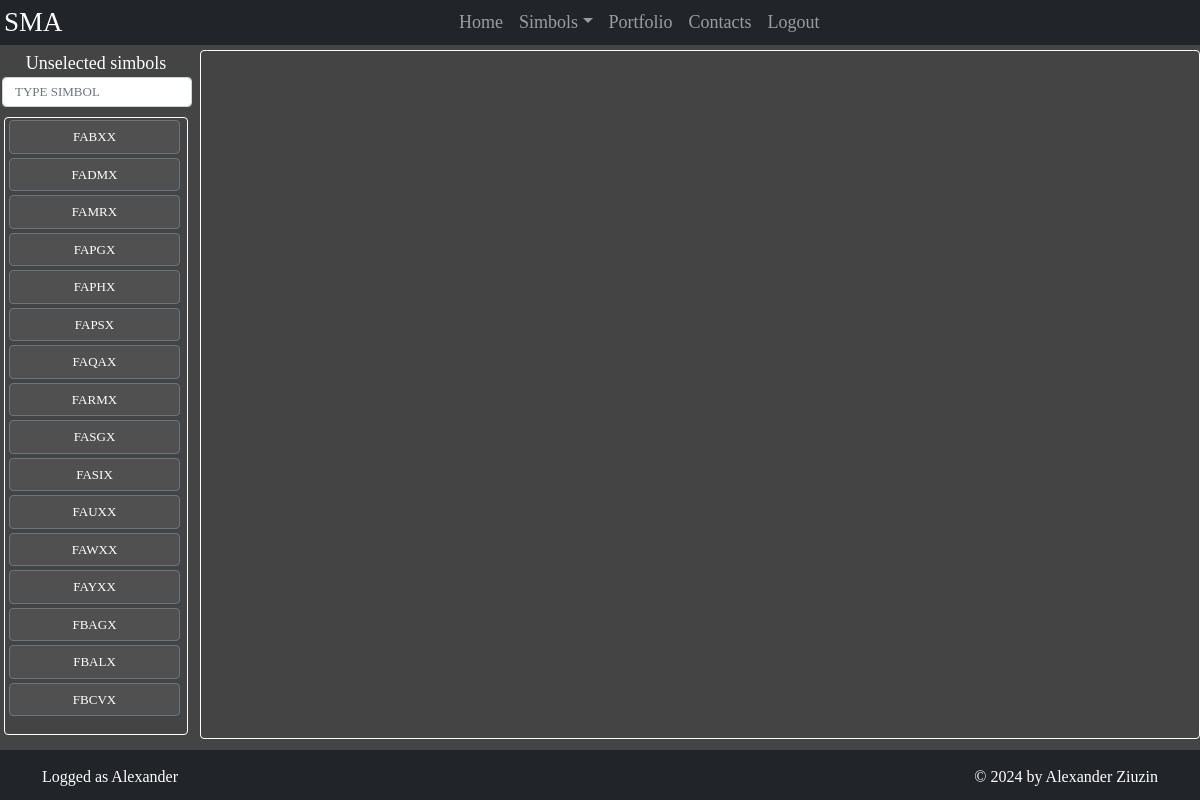
Page /simbols?listtype=unselected&simbol= (signed in) on the committed database.
### app/models.py (models this page shows, shortened)
class Simbol(db.Model):
    __tablename__ = 'simbol'
    simbol = db.Column(db.String(10), primary_key = True)
    title = db.Column(db.String(100))
    category = db.Column(db.String(20))
    ytd = db.Column(db.Float)
    oneyearreturn = db.Column(db.Float)
    threeyearreturn = db.Column(db.Float)
    fiveyearreturn = db.Column(db.Float)
    tenyearreturn = db.Column(db.Float)
    lifeoffundreturn = db.Column(db.Float)
    netto = db.Column(db.Float)
    gross = db.Column(db.Float)
    overall = db.Column(db.Float)

class User(UserMixin, db.Model):
    __tablename__ = 'user'
    id = db.Column(db.String(100), primary_key=True)
    email = db.Column(db.String(80), unique=True)
    username = db.Column(db.String(100), unique=True)
    password_hash = db.Column(db.String())
    admin = db.Column(db.Boolean)

### app/views.py (the view, shortened to what this page needs)
@app.route("/simbols")
def simbols():
   if not current_user.is_authenticated:
       return render_template("home.html", user = current_user)
   plots_img = "/static/images/empty_plots.png"
   if request.args:
      req = request.args
      listtype = req["listtype"]
      simbol   = req["simbol"]
      simbols=[]
      selected_simbol_data = db.session.query(Simbol).filter(Simbol.simbol == simbol).first()
      try:
         if listtype == "portfolio":
            subquery = db.session.query(UserSimbol.simbol).filter(UserSimbol.userid == current_user.id, UserSimbol.listtype == 1).subquery()
            simbols = db.session.query(Simbol).filter(Simbol.simbol.in_(subquery)).order_by(Simbol.simbol).all()
         if listtype == "watchlist":
            subquery = db.session.query(UserSimbol.simbol).filter(UserSimbol.userid == current_user.id, UserSimbol.listtype == 2).subquery()
            simbols = db.session.query(Simbol).filter(Simbol.simbol.in_(subquery)).order_by(Simbol.simbol).all()
         if listtype == "unselected":
            subquery = db.session.query(UserSimbol.simbol).filter(UserSimbol.userid == current_user.id).subquery()
            simbols = db.session.query(Simbol).filter(Simbol.simbol.notin_(subquery)).order_by(Simbol.simbol).all()
         if simbol == '':
            if "simbol" in session:
               session.pop("simbol")
         return render_template("simbols.html", simbols = simbols,
                                 selected_simbol = req["simbol"],
                                 selected_simbol_data = selected_simbol_data,
                                 user = current_user,
                                 listtype = req["listtype"], plots_image = plots_img)
      except Exception as ex:
          return render_template("error.html", user = current_user, error_descr = ex.args)

### app/userlogin.py (called while the page is built)
@login.user_loader
def load_user(id):
    return User.query.get(str(id))

### app/templates/simbols.html (shortened to what this page needs)
{% extends "base.html" %}
{% block main %}
<div class = "container-fluid">
    <div id = "main-row" class = "row">
        <div class = "col-sm-2 left-column">
            <div class = "row simbols-list-header">
                {% if listtype == "unselected" %}
                 Unselected simbols
                {% endif %}
            </div>
            <div class = "row">
                <input id = "simbol-search" type="text" class = "form-control search-simbol-input"
                    placeholder="Type simbol">
            </div>
            <div class = "row">
                <div class = "col-sm simbols-list-border" >
                <ul id = "list-of-simbols" class = "simbols-list">
                    {% for simbol in simbols %}
                    <li>
                        <button type="button" class="btn  btn-secondary shadow-none simbol-button"
                        onclick="simbol_button_click(event)">
                            {{simbol.simbol}}
                        </button>
                    </li>
                    {% endfor %}
                </ul>
                </div>
            </div>
        </div>
        <div class = "col-sm-10 right-column">
            <div id = "plots-header" class = "row">
                <div class="col-sm text-center">
                </div>
            </div>
            <div id = "plots-body" class = "row" style="background-image: url('{{plots_image}}')">
                <div id = "plots-body-message" class = "col-sm text-center"></div>
            </div>
            <div id = "plots-footer" class = "row">
                <div class = "col-sm-6">
                </div>
                <div class = "col-sm-6">
                    <div class="float-end">
                    </div>
            </div>
        </div>
    </div>
</div>
{% endblock %}

### app/templates/base.html (shortened to what this page needs)
<!DOCTYPE html>
<html lang="en" dir="ltr">
    <head>
        <link rel="stylesheet" type="text/css" href="/static/css/bootstrap.min.css"/>
        <link rel="stylesheet" type="text/css" href="/static/css/style.css" />
	</head>
    <body >
      <header class="container-sm">
        <nav class="navbar navbar-expand-sm navbar-dark bg-dark fixed-top navigation" >
          <a id = "brand-icon" class="navbar-brand cinzel-400" href="#">SMA</a>
          <div class="collapse navbar-collapse justify-content-center" id="navbarCollapse">
            <ul class="navbar-nav">
              <li class = "nav-item">
                <a class="nav-link {% if pageName == 'Home' %} active {% endif %}" aria-current="page" href="/">Home</a>
              </li>
              {% if user.is_authenticated %}
              <li class = "nav-item dropdown">
               <a class="nav-link dropdown-toggle href="#"
                 id="navbarDropdownGalleries" role="button" data-bs-toggle="dropdown"
                 aria-expanded="false">Simbols</a>
              </li>
              <li class = "nav-item">
                <a class="nav-link {% if pageName == 'Works' %} active {% endif %}" href="/portfolio">Portfolio</a>
              </li>
              {% endif %}
              <li class = "nav-item">
                <a class="nav-link {% if pageName == 'Contacts' %} active {% endif %}" href="/contacts">Contacts</a>
              </li>
              <li class = "nav-item">
                {% if user.is_authenticated %}
                  <a class="nav-link {% if pageName == 'Login' %} active {% endif %}" href="/logout">Logout</a>
                {% else %}
                  <a class="nav-link {% if pageName == 'Logout' %} active {% endif %}" href="/login">Login</a>
                {% endif %}
              </li>
            </ul>
          </div>
        </nav>
      </header>
      <main id="main">
          {% block main %}
          {% endblock %}
      </main>
      <footer class = "d-flex align-items-center">
        <div  class = "container">
          <div class = "row ">
            <div class = "col-sm-6">
              <div class = "d-flex justify-content-start">
                {% if user.is_authenticated %}
                  Logged as {{user.username}}
                {% endif %}
              </div>
            </div>
            <div class = "col-sm-6" >
              <div class = "d-flex justify-content-end">
                © 2024 by Alexander Ziuzin
              </div>
            </div>
          </div>
        </div>
      </footer>
    </body>
</html>

### app/static/css/style.css (style rules this page uses)
* { margin: 0; padding: 0; }
html { visibility:hidden; }
body { color: #566787;background-color:rgb(68, 68, 68); font-family: "HvDTrial_Brandon_Grotesque_regular"; font-size: large; }
.cinzel-400 { font-family: 'Cinzel'; font-size: 1.5em; font-weight: 400; color:White; }
.navigation { height: 45px; padding-top: 0px; padding-bottom: 0px; }
#main { width: 100%; margin-top: 50px; margin-left: 0px; margin-right: 0px; }
footer { position:fixed; bottom: 0; width:100%; height: 50px; background-color:rgb(33, 37, 41); text-align: center; padding-top: 5px; color: white; font-size:medium; padding-top: 3px; }
#brand-icon { margin-left: 4px; }
.col-sm { margin: 4px; }
#main-row { margin-top: 50px; color: white; }
.left-column { align-items: center; padding-right: 20px; }
.right-column { padding-left: 10px; border: 1px solid white; border-radius: 4px; }
#plots-body { height: 100px; background-position: center; background-size: contain; background-repeat: no-repeat; margin: 2px; flex-grow: 1; }
#plots-footer { margin: 0px; }
.simbols-list { list-style-type: none; align-items: center; justify-content: center; overflow-y:scroll; overflow-x: hidden; margin-left: -30px; }
.simbols-list-border { border: 1px solid white; border-radius: 4px; margin-top: 10px; padding-left: 0px; padding-right: 0px; }
.simbols-list-header { font-size: large; justify-content: center; text-wrap:wrap ; }
.search-simbol-input { align-self:center; width: calc(100% - 2px); margin-left: 2px; text-transform: uppercase; height: 30px; font-size: small; border-radius: 4px; }
.simbol-button { background-color: #505050; width:95%; margin: 2px; font-size: small; }

### rows in the picture
Simbol: simbol "FABXX"
Simbol: simbol "FADMX"
Simbol: simbol "FAMRX"
Simbol: simbol "FAPGX"
Simbol: simbol "FAPHX"
Simbol: simbol "FAPSX"
Simbol: simbol "FAQAX"
Simbol: simbol "FARMX"
Simbol: simbol "FASGX"
Simbol: simbol "FASIX"
Simbol: simbol "FAUXX"
Simbol: simbol "FAWXX"
Simbol: simbol "FAYXX"
Simbol: simbol "FBAGX"
Simbol: simbol "FBALX"
Simbol: simbol "FBCVX"
User: username "Alexander"
